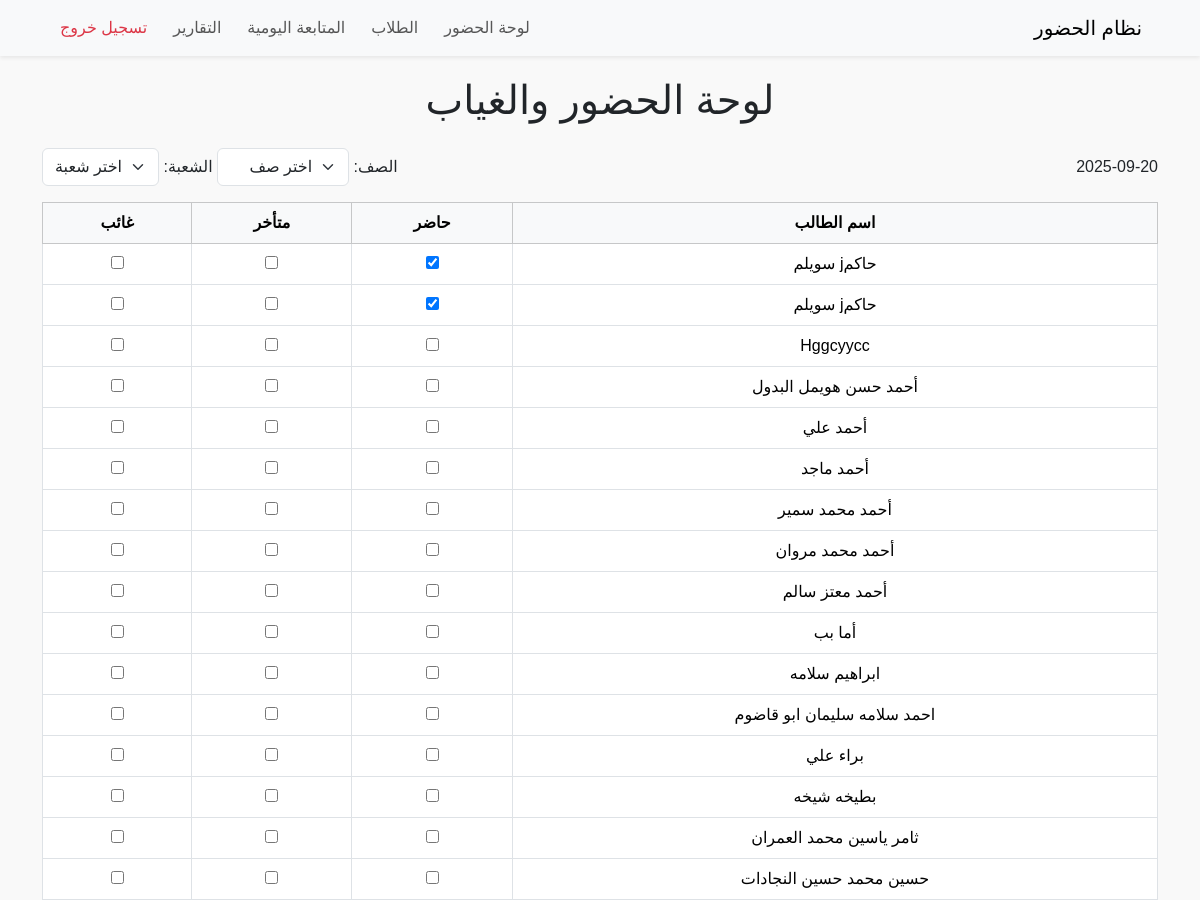
The page / (signed in, upper part) on the database as committed earlier.
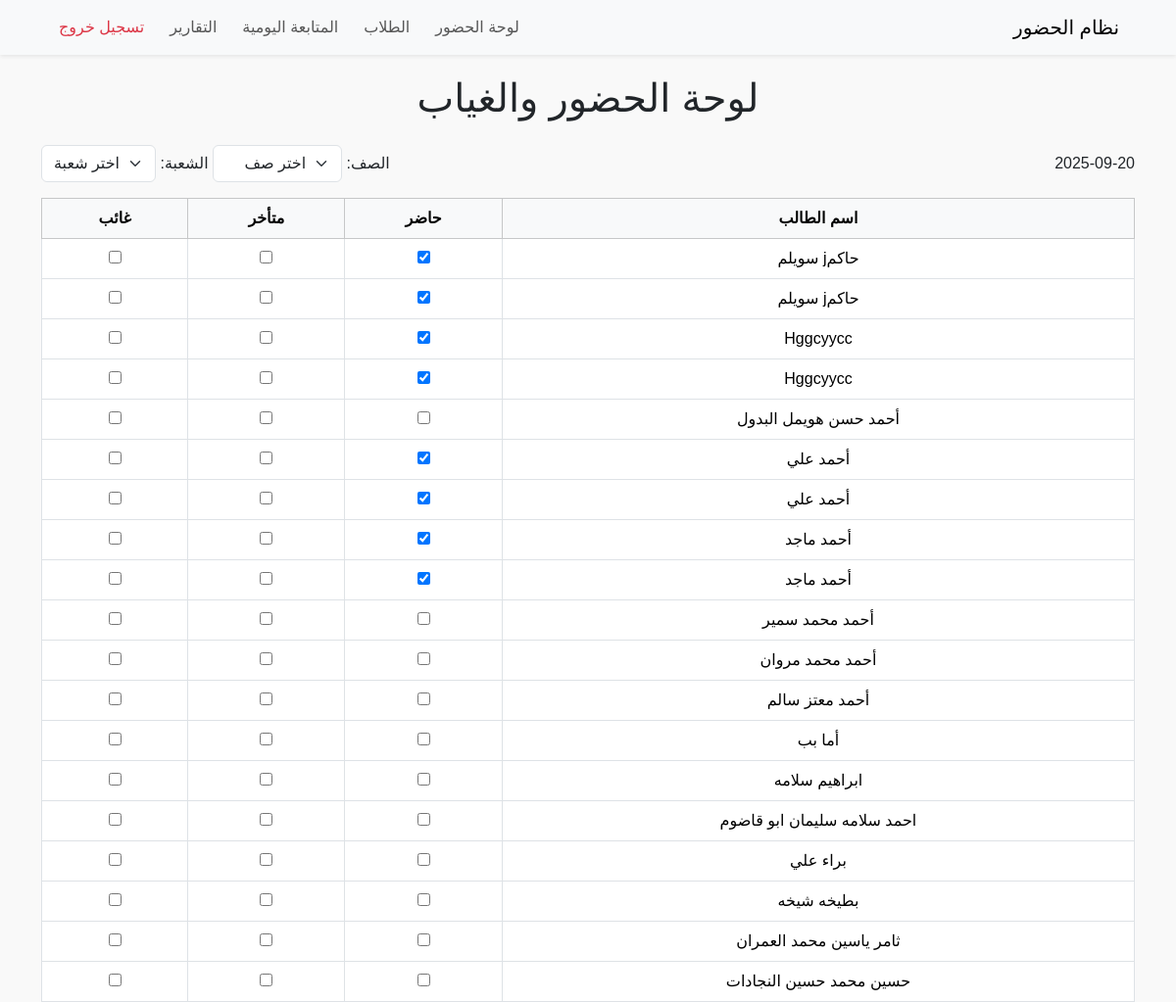
The same page on the database as committed later.
### tables this page shows
CREATE TABLE attendance (
    id INTEGER PRIMARY KEY AUTOINCREMENT,
    student_id INTEGER NOT NULL,
    date TEXT NOT NULL,
    status TEXT NOT NULL,  -- 'present', 'late', 'absent'
    FOREIGN KEY(student_id) REFERENCES students(id)
);

CREATE TABLE students (
    id INTEGER PRIMARY KEY AUTOINCREMENT,
    student_name TEXT NOT NULL,
    username TEXT,
    password TEXT
, class_name TEXT, section TEXT, school_id INTEGER REFERENCES schools(id));

### attendance.py (the view)
@login_required
def dashboard():
    conn = get_db_connection()
    today = date.today().isoformat()
    students = conn.execute('''
        SELECT s.id, s.student_name, s.class_name, s.section, a.status
        FROM students s
        LEFT JOIN attendance a
        ON s.id = a.student_id AND a.date = ?
        ORDER BY s.student_name
    ''', (today,)).fetchall()
    classes = sorted(set([row["class_name"] for row in students if row["class_name"]]))
    sections = sorted(set([row["section"] for row in students if row["section"]]))
    conn.close()
    return render_template(
        'dashboard.html',
        students=students,
        today=today,
        classes=classes,
        sections=sections
    )

### auth.py (called while the page is built)
def login_required(f):
    @wraps(f)
    def decorated_function(*args, **kwargs):
        if 'user' not in session:
            return redirect(url_for('login'))
        return f(*args, **kwargs)
    return decorated_function

### db.py (called while the page is built)
def get_db_connection():
    conn = sqlite3.connect(DB_NAME)
    conn.row_factory = sqlite3.Row
    return conn

### templates/dashboard.html
{% include 'partials/header.html' %}
{% include 'partials/navbar.html' %}
<main>
    <h1 class="text-center mb-4">لوحة الحضور والغياب</h1>
    {% include 'partials/dashboard_table.html' %}
</main>
{% include 'partials/footer.html' %}

### templates/partials/dashboard_table.html (shortened to what this page needs)
<div class="container mt-4">
    <div class="d-flex justify-content-between mb-3 align-items-center">
        <div id="today">
            {{ today }}
        </div>
        <div>
            <label>الصف:</label>
            <select id="classSelect" class="form-select d-inline-block w-auto">
                <option value="">اختر صف</option>
            </select>
            <label>الشعبة:</label>
            <select id="sectionSelect" class="form-select d-inline-block w-auto">
                <option value="">اختر شعبة</option>
            </select>
        </div>
    </div>
    <table class="table table-bordered text-center" id="attendanceTable">
        <thead class="table-light sticky-top">
            <tr>
                <th>اسم الطالب</th>
                <th>حاضر</th>
                <th>متأخر</th>
                <th>غائب</th>
            </tr>
        </thead>
        <tbody>
            {% for student in students|sort(attribute='student_name') %}
            <tr data-class="{{ student.class_name }}" data-section="{{ student.section }}">
                <td>{{ student.student_name }}</td>
                <td>
                    <input type="checkbox" class="attendance-checkbox"
                           data-student-id="{{ student.id }}"
                           data-status="present"
                           {% if student.status == 'present' %}checked{% endif %}>
                </td>
                <td>
                    <input type="checkbox" class="attendance-checkbox"
                           data-student-id="{{ student.id }}"
                           data-status="late"
                           {% if student.status == 'late' %}checked{% endif %}>
                </td>
                <td>
                    <input type="checkbox" class="attendance-checkbox"
                           data-student-id="{{ student.id }}"
                           data-status="absent"
                           {% if student.status == 'absent' %}checked{% endif %}>
                </td>
            </tr>
            {% endfor %}
        </tbody>
    </table>
</div>

Rows that differ between the two databases and show on the page:
no longer on this page (row unchanged): students: student_name "Hggcyycc"
no longer on this page (row unchanged): students: student_name "أحمد علي"
no longer on this page (row unchanged): students: student_name "أحمد ماجد"
added attendance: student_name "Hggcyycc", status "☑"
added attendance: student_name "Hggcyycc", status "☑"
added attendance: student_name "أحمد علي", status "☑"
added attendance: student_name "أحمد علي", status "☑"
added attendance: student_name "أحمد ماجد", status "☑"
added attendance: student_name "أحمد ماجد", status "☑"
